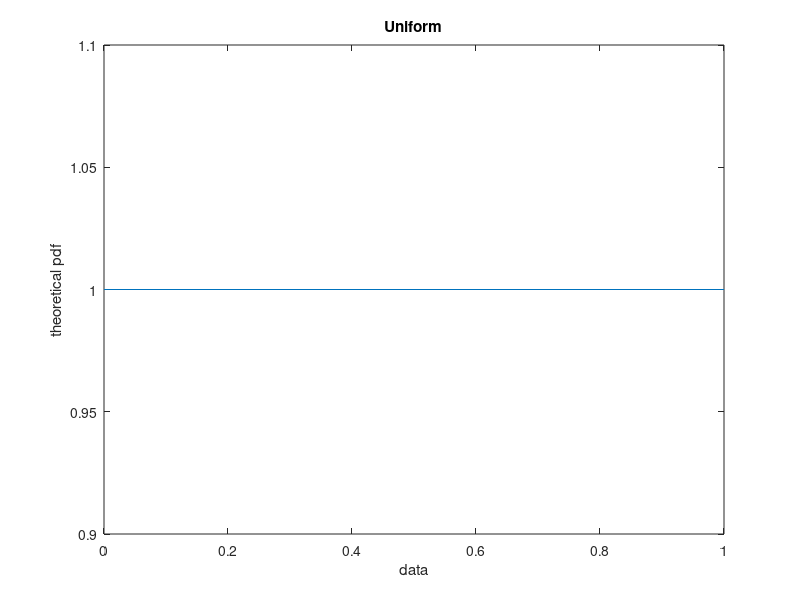
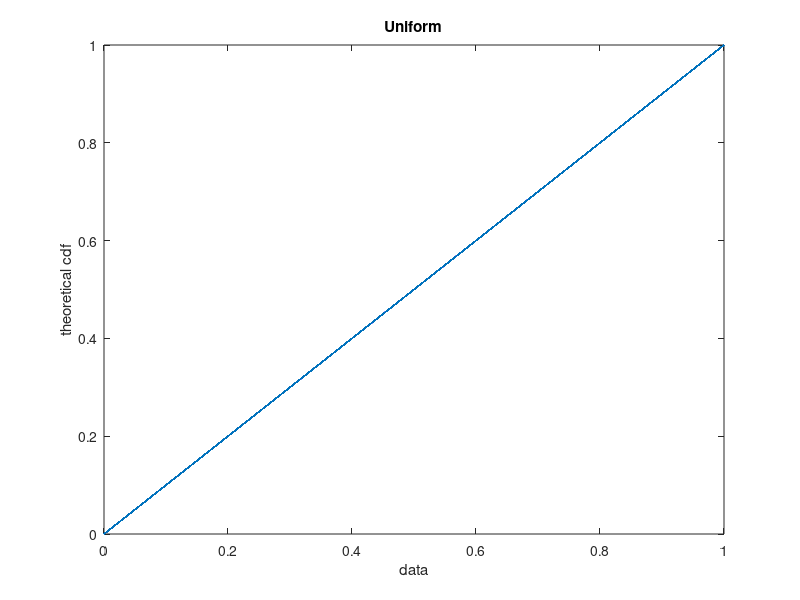
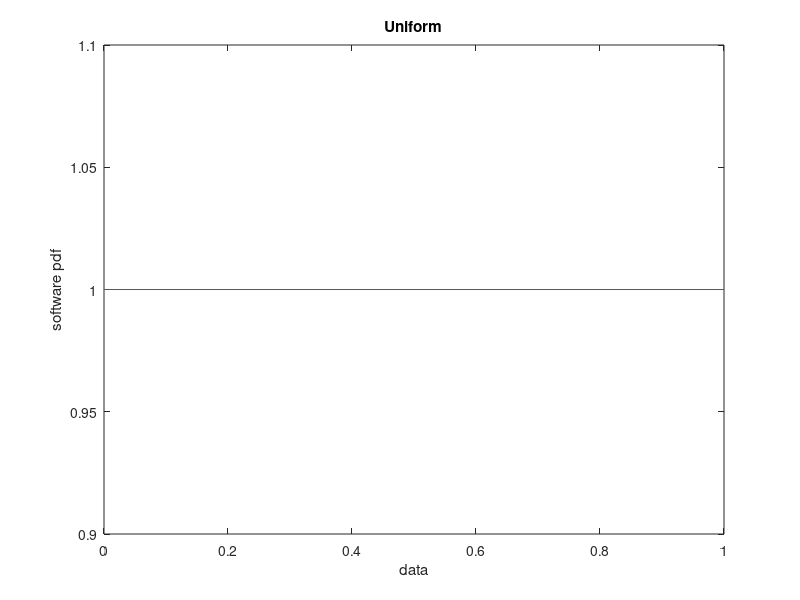
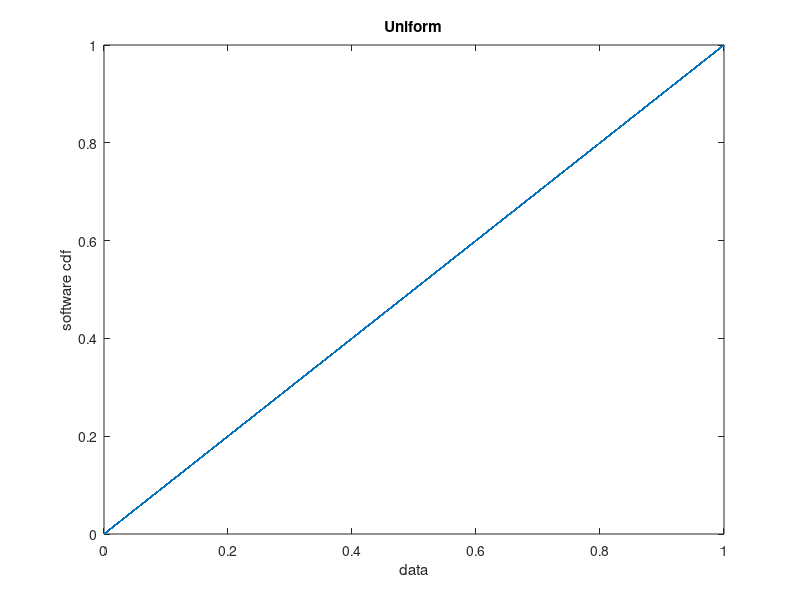

These charts were generated, in order, by the following MATLAB code:
% [+] AmirHossein Aliyan
% [+] 991771231


% clear output and previous vars
clc
clear all


% define range, N, X and dist object 
a = 0;
b = 1;
N = 100000;
X = rand(1, N);
pd = makedist('Uniform');

% compute pdf, cdf by theory
PDFTHEORY = (b-a) ./ 1;
YPDF(1:N) = PDFTHEORY;
CDFTHEORY_R1 = 0;
CDFTHEORY_R2 = (X - a) ./ (b - a);
CDFTHEORY_R3 = 1;
XX = [ 0 X 1 ];

% compute pdf, cdf by software
PDFSOFT = pdf(pd, X);
CDFSOFT = cdf(pd, X);

% draw cdf and pdf
figure; plot(X, YPDF); xlabel('data'); ylabel('theoretical pdf'); title('Uniform');

figure; plot(XX, [CDFTHEORY_R1 CDFTHEORY_R2 CDFTHEORY_R3]); xlabel('data'); ylabel('theoretical cdf'); title('Uniform');
figure; plot(X, PDFSOFT); xlabel('data'); ylabel('software pdf'); title('Uniform');
figure; plot(X, CDFSOFT); xlabel('data'); ylabel('software cdf'); title('Uniform');


% avg, var and corr
average = mean(X);
variance = var(X);
correlation = variance + ((average).^2);

disp(['average  : ' num2str(average)]);
disp(['variance : ' num2str(variance)]);
disp(['correlation : ' num2str(correlation)]);
